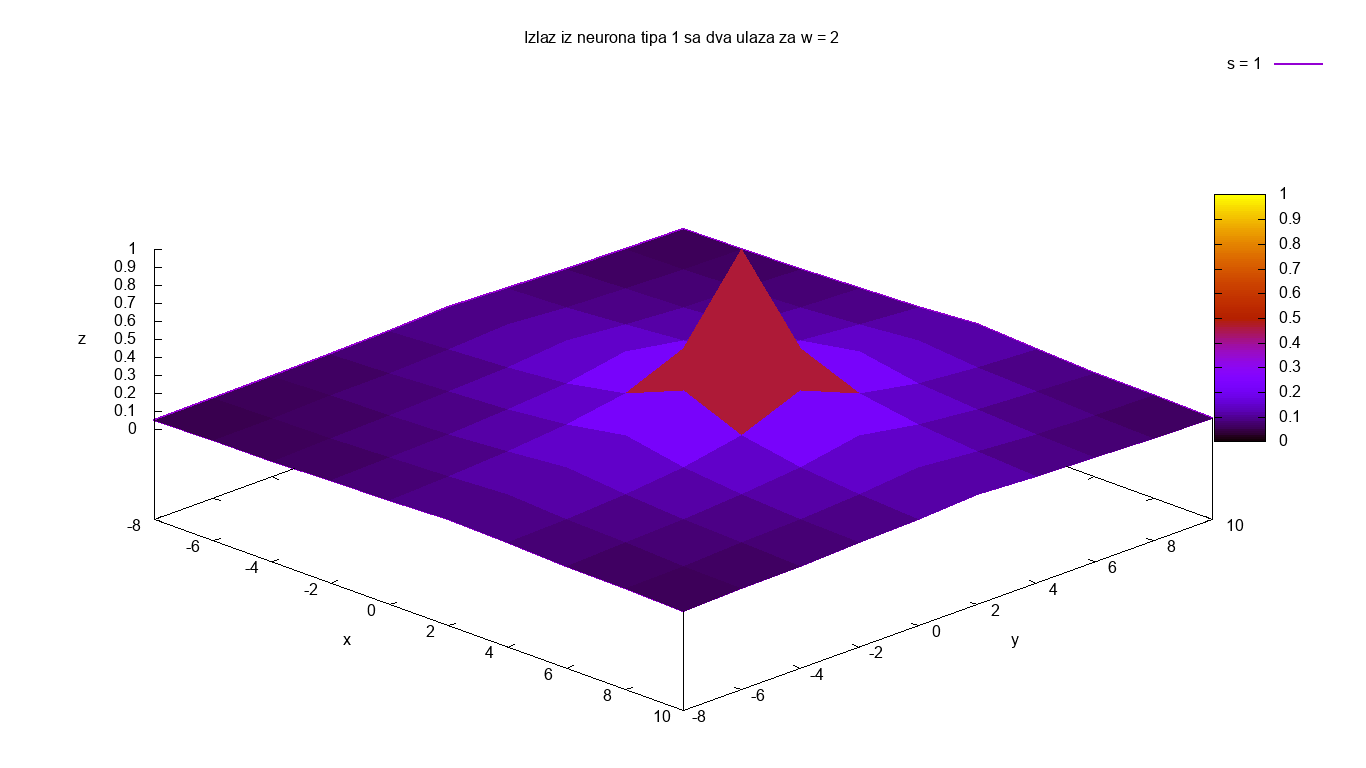

The gnuplot source for this figure:
set pm3d
set hidden3d
set title "Izlaz iz neurona tipa 1 sa dva ulaza za w = 2"
set xlabel "x"
set ylabel "y"
set zlabel "z"
set view 45,45
set terminal png size 1366,768
set output "task_01b.png"
splot [-8:10] [-8:10] 1/(1+abs(x-2)/1 + abs(y-2)/1 ) lw 2 title "s = 1" with lines
